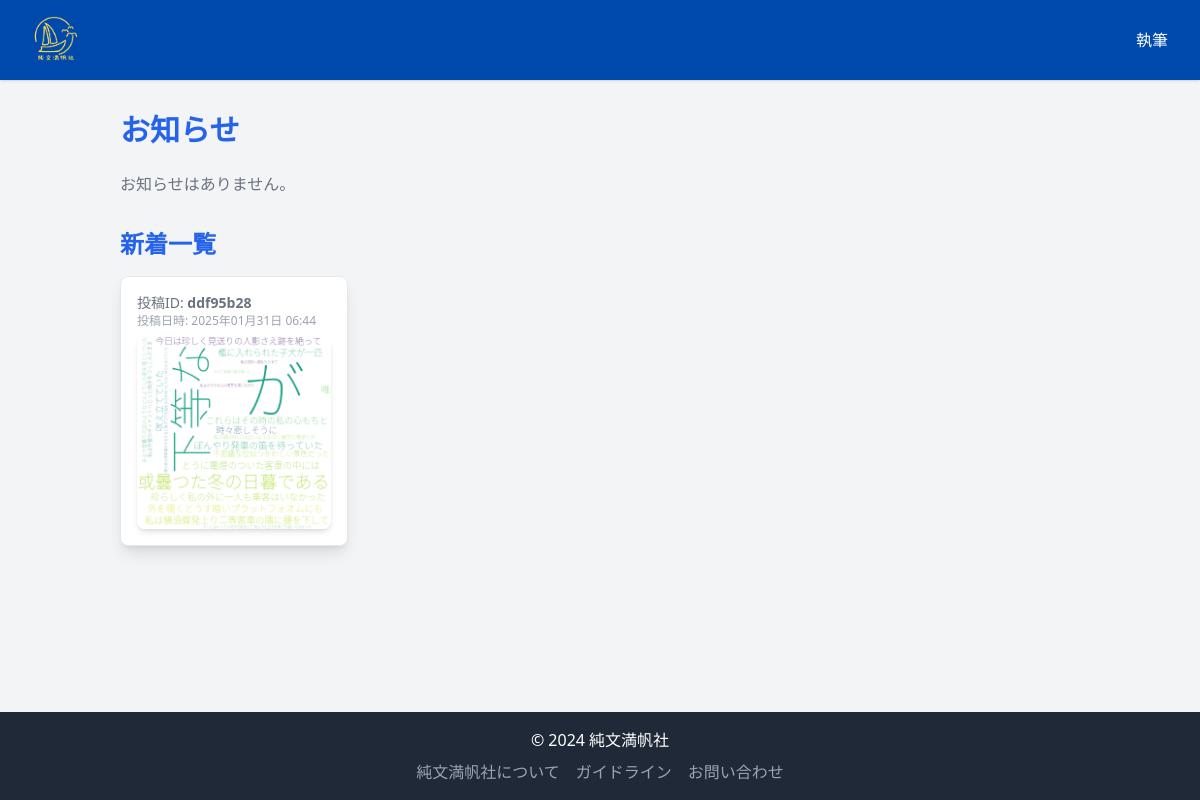
Screenshot of /blog/ with the database file from the repository.
### blog/models.py (models this page shows)
class Post(models.Model):
    unique_id = models.CharField(max_length=8, unique=True, editable=False, default=lambda: str(uuid.uuid4())[:8])
    text = models.TextField()
    wordcloud_url = models.CharField(max_length=255, blank=True, null=True)
    created_at = models.DateTimeField(auto_now_add=True)
    is_published = models.BooleanField(default=True)  # 常に公開
    unique_id = models.CharField(max_length=255, unique=True, default=uuid.uuid4, editable=False)

### blog/views.py (the view)
# urls.py: path('', views.post_list, name='post_list'),
def post_list(request):
    posts = Post.objects.filter(is_published=True).order_by('-created_at')  # 公開された投稿のみを取得
    for post in posts:
        if not post.wordcloud_url:  # wordcloud_urlが未設定の場合
            post.wordcloud_url = generate_wordcloud(post.text, post.id)  # post.id を渡す
            post.save()  # 生成したURLを保存
    return render(request, 'blog/post_list.html', {'posts': posts})

### blog/templates/blog/post_list.html (shortened to what this page needs)
{% load static %}
<!DOCTYPE html>
<html lang="ja">
<head>
    <script src="https://cdn.tailwindcss.com"></script>
</head>
<body class="bg-gray-100 font-sans">
<header class="shadow py-4 px-8 flex justify-between items-center">
    <a href="/" class="flex items-center">
        <img src="{% static 'images/純文.png' %}" alt="純文満帆社ロゴ" class="h-12">
    </a>
    <nav class="flex space-x-6">
        <a href="{% url 'blog:post_new' %}" class="text-white hover:text-yellow-300">執筆</a>
    </nav>
</header>
<main class="container mx-auto p-8">
    <section class="mb-8">
        <h1 class="text-3xl font-bold text-left text-blue-600 mb-6">お知らせ</h1>
        <ul>
            {% for announcement in announcements %}
            <a href="{% url 'blog:announcement_detail' announcement.pk %}" class="block pb-4 mb-4 border-b border-gray-300 hover:bg-gray-100 rounded-lg">
                <li>
                    <h2 class="text-xl font-semibold text-gray-800">{{ announcement.title }}</h2>
                    <p class="text-sm text-gray-500 text-right">更新日: {{ announcement.updated_at|date:"Y年m月d日" }}</p>
                </li>
            </a>
            {% empty %}
            <li class="text-gray-500">お知らせはありません。</li>
            {% endfor %}
        </ul>
    </section>
    <section>
        <h1 class="text-2xl font-bold text-blue-600 mb-4">新着一覧</h1>
        <div class="grid grid-cols-2 sm:grid-cols-3 md:grid-cols-4 gap-4">
            {% for post in posts %}
            <div class="border rounded-lg shadow-lg bg-white p-4">
                <p class="text-sm text-gray-500">投稿ID: <span class="font-semibold">{{ post.unique_id }}</span></p>
                <p class="text-xs text-gray-400 mb-2">投稿日時: {{ post.created_at|date:"Y年m月d日 H:i" }}</p>
                <a href="{% url 'blog:post_detail' post.pk %}">
                    <img src="{{ post.wordcloud_url }}" alt="ワードクラウド" class="w-full h-48 object-cover rounded-lg shadow-md">
                </a>
            </div>
            {% empty %}
            <p class="text-gray-500">投稿はありません。</p>
            {% endfor %}
        </div>
    </section>
</main>
<footer class="bg-gray-800 text-white py-4">
    <div class="container mx-auto text-center">
        <p class="mb-2">© 2024 純文満帆社</p>
        <nav class="flex justify-center space-x-4">
            <a href="{% url 'blog:about' %}" class="text-gray-400 hover:text-white">純文満帆社について</a>
            <a href="{% url 'blog:guidelines' %}" class="text-gray-400 hover:text-white">ガイドライン</a>
            <a href="{% url 'blog:contact' %}" class="text-gray-400 hover:text-white">お問い合わせ</a>
        </nav>
    </div>
</footer>
</body>
</html>

### blog/templates/blog/post_list.html (style rules this page uses)
body { display: flex; flex-direction: column; min-height: 100vh; }
main { flex: 1; }
header { background-color: #004aad; }
header img { height: 60px; width: auto; }

### rows the page displays
Post: unique_id "ddf95b28", created_at "2025年01月31日 06:44", wordcloud_url (picture)
